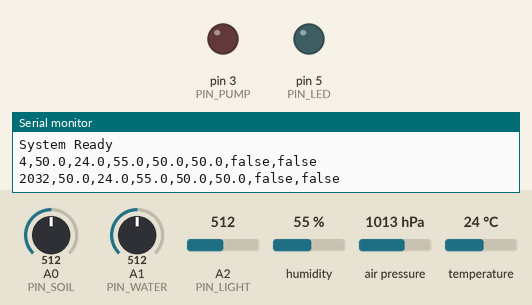
The sketch below on a simulated Arduino Nano, built with avr-gcc and run on an emulated ATmega328P. Shown: output pins drawn as LEDs (lit = HIGH), the last lines printed to the serial monitor. The test bench sets the inputs (shaded band); at power-on: A0 (PIN_SOIL) = 512, A2 (PIN_LIGHT) = 512, A1 (PIN_WATER) = 512, humidity 55 %, air pressure 1013 hPa, temperature 24 °C.

Above: at 2.8 s.
2.9 s: A0 (PIN_SOIL) set to 417
5.6 s: A0 (PIN_SOIL) set to 395
At 7.0 s:
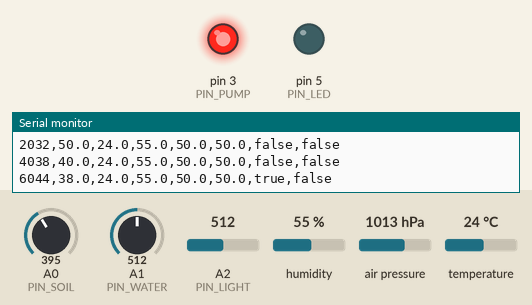
8.3 s: A2 (PIN_LIGHT) set to 376
11.2 s: A2 (PIN_LIGHT) set to 343
At 13.4 s:
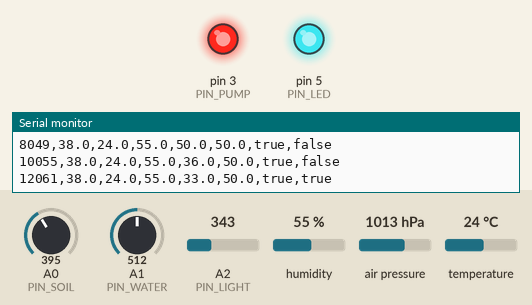
13.9 s: A1 (PIN_WATER) set to 65
16.6 s: A1 (PIN_WATER) set to 58
At 18.6 s:
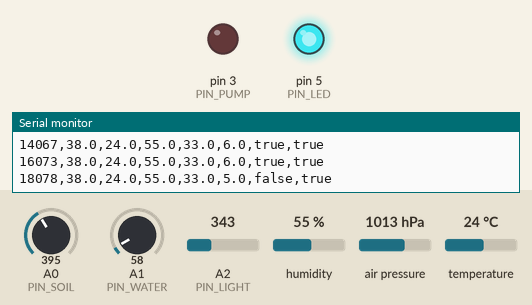
Timing chart, 0 to 20.1 s (numbered marks = the images above; inputs shaded):
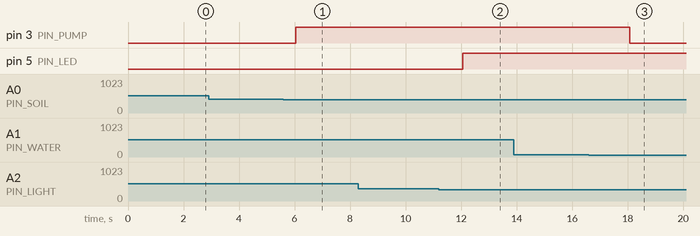

The sketch:

sketch.ino
```cpp
/*
 * Smart Plant System - Wokwi
 * Z biblioteką Adafruit BME280
 */

#include <Wire.h>
#include <Adafruit_BME280.h>

#define PIN_SOIL     A0
#define PIN_WATER    A1
#define PIN_LIGHT    A2
#define PIN_PUMP     3
#define PIN_LED      5

#define SOIL_MIN     40.0
#define LIGHT_MIN    35.0
#define WATER_MIN    5.0

Adafruit_BME280 bme; // I2C

float soilMoisture, waterLevel, lightLevel;
float temperature, humidity, pressure;
bool pumpOn = false, ledOn = false, autoMode = true;
bool bme280_ok = false;

void setup() {
  Serial.begin(9600);
  Serial.println("Smart Plant System");

  pinMode(PIN_PUMP, OUTPUT);
  pinMode(PIN_LED, OUTPUT);
  digitalWrite(PIN_PUMP, LOW);
  digitalWrite(PIN_LED, LOW);

  // Inicjalizacja BME280
  if (!bme.begin(0x76)) {
    Serial.println("BME280 not found at 0x76!");
    if (!bme.begin(0x77)) {
      Serial.println("BME280 not found at 0x77!");
      Serial.println("Using default values");
    } else {
      bme280_ok = true;
      Serial.println("BME280 OK at 0x77");
    }
  } else {
    bme280_ok = true;
    Serial.println("BME280 OK at 0x76");
  }

  if (bme280_ok) {
    // Konfiguracja
    bme.setSampling(Adafruit_BME280::MODE_NORMAL,
                    Adafruit_BME280::SAMPLING_X2,  // temperature
                    Adafruit_BME280::SAMPLING_X16, // pressure
                    Adafruit_BME280::SAMPLING_X1,  // humidity
                    Adafruit_BME280::FILTER_X16,
                    Adafruit_BME280::STANDBY_MS_0_5);
  }

  Serial.println("System Ready");
}

void loop() {
  readSensors();
  readBME280();

  if (autoMode) {
    pumpOn = (soilMoisture < SOIL_MIN && waterLevel > WATER_MIN);
    ledOn = (lightLevel < LIGHT_MIN);
    if (waterLevel <= 2.0) pumpOn = false;
  }

  digitalWrite(PIN_PUMP, pumpOn ? HIGH : LOW);
  analogWrite(PIN_LED, ledOn ? 255 : 0);

  sendData();
  delay(2000);
}

void readSensors() {
  soilMoisture = map(analogRead(PIN_SOIL), 0, 1023, 0, 100);
  waterLevel = map(analogRead(PIN_WATER), 0, 1023, 0, 100);
  lightLevel = map(analogRead(PIN_LIGHT), 0, 1023, 0, 100);
}

void readBME280() {
  if (bme280_ok) {
    temperature = bme.readTemperature();
    humidity = bme.readHumidity();
    pressure = bme.readPressure() / 100.0F; // Pa → hPa

    // Sprawdź błędy
    if (isnan(temperature)) temperature = 22.0;
    if (isnan(humidity)) humidity = 50.0;
    if (isnan(pressure)) pressure = 1013.25;
  } else {
    // Wartości domyślne
    temperature = 22.0;
    humidity = 50.0;
    pressure = 1013.25;
  }
}

void sendData() {
  Serial.print(millis());
  Serial.print(",");
  Serial.print(soilMoisture, 1);
  Serial.print(",");
  Serial.print(temperature, 1);
  Serial.print(",");
  Serial.print(humidity, 1);
  Serial.print(",");
  Serial.print(lightLevel, 1);
  Serial.print(",");
  Serial.print(waterLevel, 1);
  Serial.print(",");
  Serial.print(pumpOn ? "true" : "false");
  Serial.print(",");
  Serial.println(ledOn ? "true" : "false");
}
```

Measured:
- the behaviour switches between 410 and 409 on A0 (PIN_SOIL) (found by bisection; images 0 and 1)
- the behaviour switches between 359 and 358 on A2 (PIN_LIGHT) (found by bisection; images 1 and 2)
- the behaviour switches between 62 and 61 on A1 (PIN_WATER) (found by bisection; images 2 and 3)
- after the input at 5.6 s, pin 3 (PIN_PUMP): LOW → HIGH after 0.44 s
- after the input at 11.2 s, pin 5 (PIN_LED): LOW → HIGH after 0.86 s
- after the input at 16.6 s, pin 3 (PIN_PUMP): HIGH → LOW after 1.5 s
